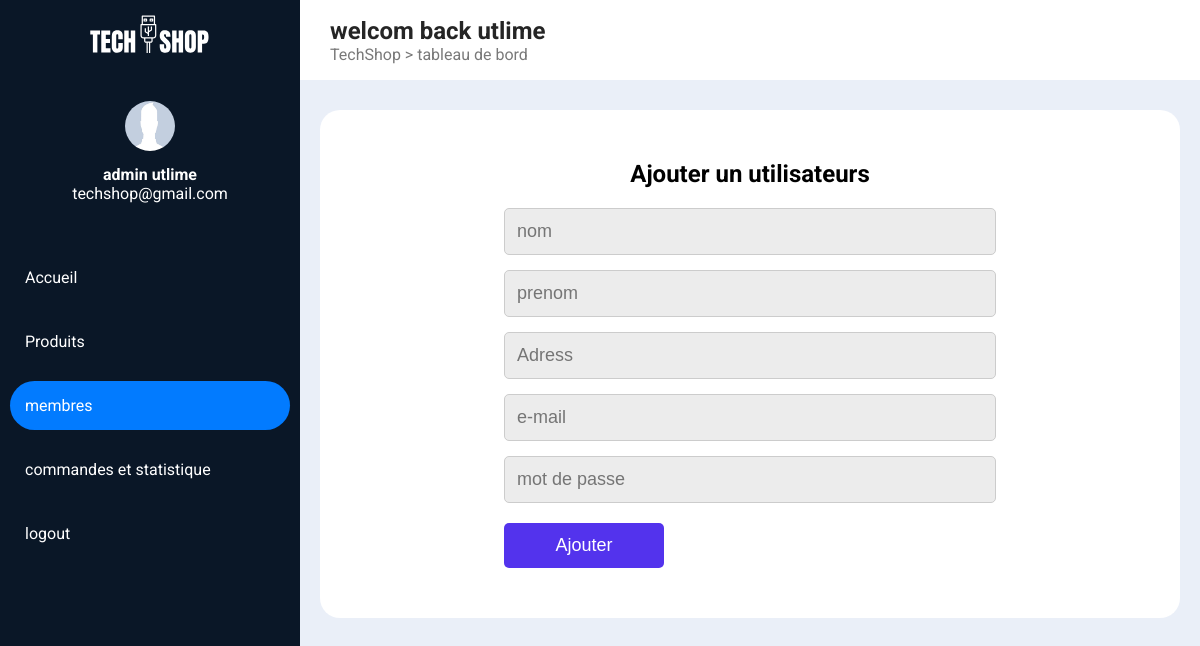
/admin/admin_ajout_user.php (signed in), run on the app's committed database.
### tables this page shows
CREATE TABLE `client` (
  `clientID` int(11) NOT NULL,
  `nom` varchar(255) NOT NULL,
  `prenom` varchar(255) NOT NULL,
  `address` varchar(255) NOT NULL,
  `email` varchar(255) NOT NULL,
  `mdp` varchar(255) NOT NULL,
  `autori` int(1) NOT NULL DEFAULT 0
);

### admin/admin_ajout_user.php (the view, shortened to what this page needs)
<?php
    include '../includes/connect.php' ;
    $id = $_SESSION["id"];
    $sql = "SELECT * FROM client WHERE clientID = '$id' ";
    $result = mysqli_query($conn, $sql);
    $admin = mysqli_fetch_assoc($result);
?>
<!DOCTYPE html>
<html lang="en">
<head>
    <link rel="stylesheet" href="../css/admin.css">
    <link rel="stylesheet" href="../css/admin_user.css">
</head>
<body>
  <nav id="left_nav">
    <img class="logo" src="../assets/logo.svg" alt="">
    <div class="admin_inf">
      <img src="../assets/avatar3.jpg" alt="">
      <h4><?php echo $admin['nom'] . " " . $admin['prenom']; ?></h4>
        <p><?php echo $admin['email']; ?></p>
    </div>
    <ul class="dash_links">
        <li><a href="./home.php">Accueil</a></li>
        <li><a href="./admin_produit.php">Produits</a></li>
        <li><a class="active" href="./admin_users.php">membres</a></li>
        <li><a href="admin_cmd.php">commandes et statistique</a></li>
        <li><a href="../page/logout.php">logout</a></li>
    </ul>
  </nav>
  <div id="top_nav">
    <div class="">
      <h2>welcom back <?php echo $admin['prenom'] ?></h2>
      <p>TechShop > tableau de bord</p>
    </div>
  </div>
  <section id="add_user">
    <h1>Ajouter un utilisateurs</h1>
    <form class="" action="./admin_ajout_user.php" method="post">
      <input type="text" name="nom" placeholder="nom" required>
      <input type="text" name="prenom" placeholder="prenom" required>
      <input type="text" name="adress" placeholder="Adress" required>
      <input type="text" name="mail" placeholder="e-mail" required>
      <input type="password" name="password" placeholder="mot de passe" required>
      <button type="submit" name="ajouter">Ajouter</button>
    </form>
  </section>
</body>
</html>

### css/admin.css (style rules this page uses)
* { margin: 0; padding: 0; box-sizing: border-box; }
body { font-family: 'Roboto', sans-serif; overflow-x: hidden; margin-left: 300px; transition: all .3s ease; background-color: #EAEFF8 }
#left_nav { position: fixed; left: 0; top: 0; height: 100vh; width: 300px; background-color: #0A1727; transition: all .3s ease; z-index: 10 }
#left_nav .logo { width: 120px; display: block; margin: 15px auto 40px; }
#left_nav .admin_inf { text-align: center; color: #fff; margin-bottom: 50px }
#left_nav .admin_inf img { width: 50px; height: 50px; margin-bottom: 10px; border-radius: 50% }
#left_nav .dash_links { margin: 0; margin-top: 40px; padding: 0 10px; }
#left_nav .dash_links li { margin-bottom: 15px; }
#left_nav .dash_links li a { display: block; width: 100%; color: #fff; text-decoration: none; padding: 15px; transition: all .3s; border-radius: 25px }
#left_nav .dash_links li a:hover, #left_nav .dash_links li .active { background-color: #027BFF }
#top_nav { width: 100%; min-height: 80px; background-color: #fff; display: flex; align-items: center; justify-content: space-between; padding: 0 30px; }
#top_nav h2 { color: #252525 }
#top_nav p { color: #797979 }

### css/admin_user.css (style rules this page uses)
#add_user { margin: 30px 20px; background-color: #fff; border-radius: 20px; padding:50px 20px; }
#add_user h1 { text-align: center; margin-bottom: 20px }
#add_user form { width: 60%; margin: 0 auto; }
#add_user form input { display:block; width: 100%; background-color: #ECECEC; padding: 12px; font-size: 18px; border: 1px solid #ccc; border-radius: 5px; margin-top: 15px; outline: none; }
#add_user form button { display:inline-block; background-color: #5333ED; padding: 12px; color: #fff; text-align: center; font-size: 18px; border: 0; outline: none; margin-top: 20px; cursor: pointer; min-width: 160px; border-radius: 5px; }

### data on the page
client: nom "admin", prenom "utlime", email "techshop@gmail.com"
